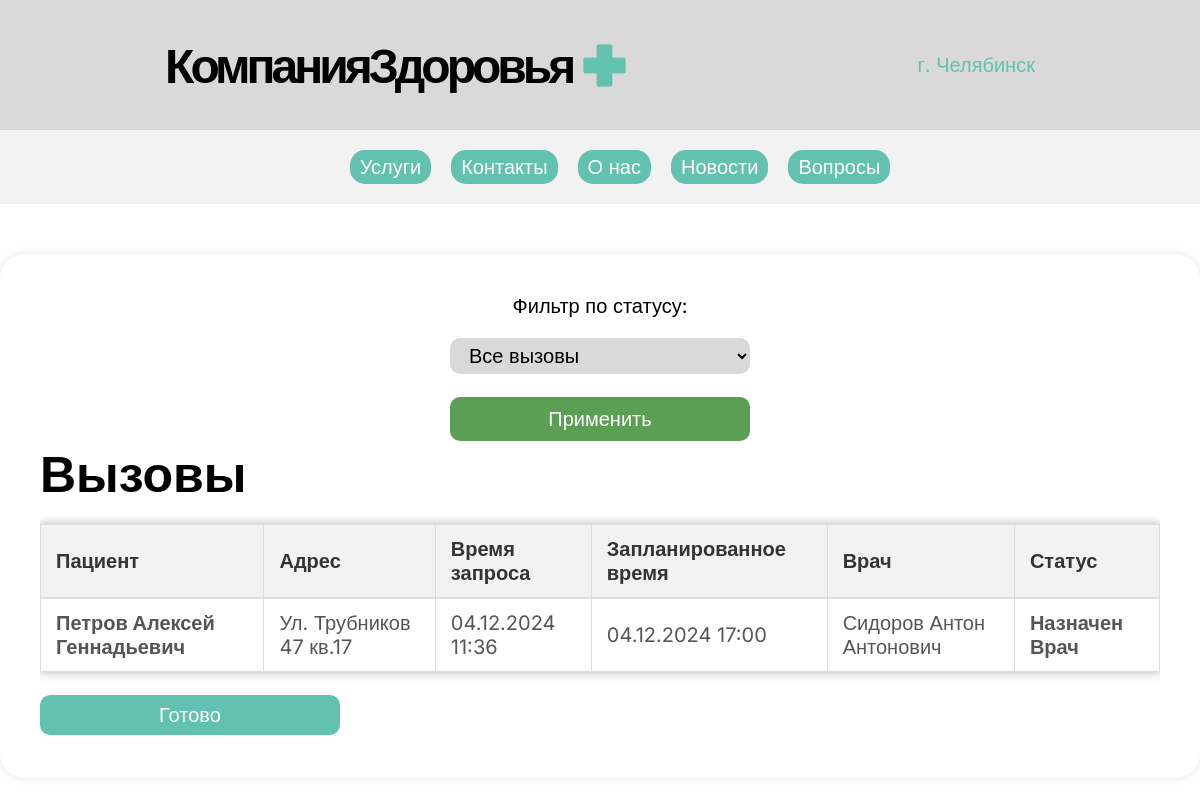
Page /home_visits_list/ on the earlier database version.
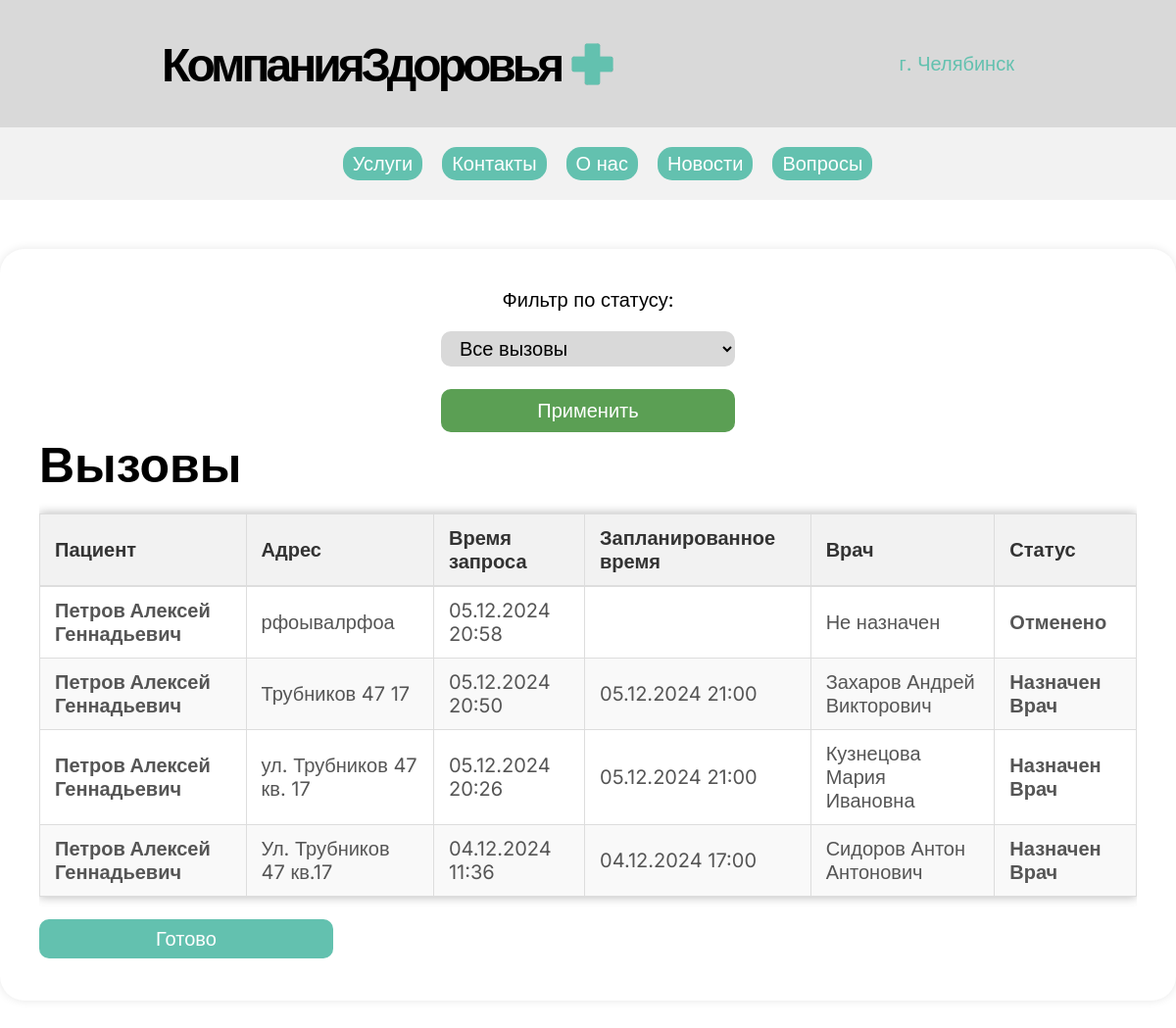
Same page on the later database version.
### main/models.py (models this page shows, shortened)
class HomeVisit(models.Model):
    STATUS_CHOICES = [
        ('PENDING', 'В ожидании'),
        ('ASSIGNED', 'Назначен врач'),
        ('COMPLETED', 'Завершено'),
        ('CANCELLED', 'Отменено'),
    ]
    patient_name = models.CharField('Имя пациента', max_length=255)
    patient_phone = models.CharField('Контактный телефон', max_length=15)
    address = models.CharField('Адрес вызова', max_length=100)
    symptoms = models.TextField('Симптомы', blank=True, null=True)
    requested_time = models.DateTimeField('Время запроса', auto_now_add=True)
    scheduled_time = models.DateTimeField('Запланированное время визита', null=True, blank=True)
    doctor = models.ForeignKey('Doctor', on_delete=models.SET_NULL, null=True, blank=True, related_name='home_visits', verbose_name='Назначенный врач')
    status = models.CharField('Статус', max_length=10, choices=STATUS_CHOICES, default='PENDING')
    class Meta:
        verbose_name = 'Вызов врача на дом'
        verbose_name_plural = 'Вызовы врачей на дом'
        ordering = ['-requested_time']

class Doctor(models.Model):
    GENDER_CHOICES = [
        ('M', 'Мужчина'),
        ('F', 'Женщина'),
    ]
    PROFESSION_CHOICES = [
        ("Терапевт", "Терапевт"),
        ("Хирург", "Хирург"),
        ("Педиатр", "Педиатр"),
        ("Офтальмолог", "Офтальмолог"),
        ("Кардиолог", "Кардиолог"),
        ("Невролог", "Невролог"),
        ("Эндокринолог", "Эндокринолог"),
        ("Дерматолог", "Дерматолог"),
        ("Уролог", "Уролог"),
        ("Гинеколог", "Гинеколог"),
        ("Отоларинголог (ЛОР)", "Отоларинголог (ЛОР)"),
        ("Стоматолог", "Стоматолог"),
        ("Психиатр", "Психиатр"),
        ("Пульмонолог", "Пульмонолог"),
        ("Гастроэнтеролог", "Гастроэнтеролог"),
        ("Ревматолог", "Ревматолог"),
        ("Онколог", "Онколог"),
        ("Травматолог-ортопед", "Травматолог-ортопед"),
        ("Фтизиатр", "Фтизиатр"),
        ("Инфекционист", "Инфекционист"),
        ("Нефролог", "Нефролог"),
        ("Гематолог", "Гематолог"),
        ("Аллерголог-иммунолог", "Аллерголог-иммунолог"),
        ("Венеролог", "Венеролог"),
        ("Сосудистый хирург", "Сосудистый хирург"),
        ("Ангиолог", "Ангиолог"),
        ("Анестезиолог-реаниматолог", "Анестезиолог-реаниматолог"),
        ("Маммолог", "Маммолог"),
        ("Проктолог", "Проктолог"),
        ("Гепатолог", "Гепатолог"),
        ("Косметолог", "Косметолог"),
        ("Физиотерапевт", "Физиотерапевт"),
        ("Логопед", "Логопед"),
        ("Дефектолог", "Дефектолог"),
        ("Генетик", "Генетик"),
    ]
    DISTRICT_CHOICES = [
        ("Центральный", "Центральный"),
        ("Калининский", "Калининский"),
        ("Курчатовский", "Курчатовский"),
        ("Ленинский", "Ленинский"),
        ("Металлургический", "Металлургический"),
        ("Советский", "Советский"),
        ("Тракторозаводский", "Тракторозаводский"),
    ]
    fio = models.CharField('ФИО', max_length=100)
    phone = models.CharField('Номер телефона', max_length=11)
    email = models.CharField('Почта', max_length=100)
    profession = models.CharField('Специальность', max_length=65, choices=PROFESSION_CHOICES)
    experience = models.IntegerField('Стаж')
    room = models.CharField('Кабинет', max_length=50)
    area = models.CharField('Район работы', max_length=100, choices=DISTRICT_CHOICES)
    adress = models.CharField('Адрес кабинета', max_length=120)
    image = models.ImageField('Изображение профиля', null=True, blank=True, upload_to='images/')
    password = models.CharField('Пароль', max_length=120)
    gender = models.CharField('Пол', max_length=1, choices=GENDER_CHOICES, default='M')
    class Meta:
        verbose_name = "Доктор"
        verbose_name_plural = "Доктора"

### main/views.py (the view)
# urls.py: path('home_visits_list/', views.home_visits_list, name='home_visits_list'),
def home_visits_list(request):
    status_filter = request.GET.get('status', 'ALL')
    if status_filter == 'PENDING':
        visits = HomeVisit.objects.filter(status='PENDING')
    elif status_filter == 'ASSIGNED':
        visits = HomeVisit.objects.filter(status='ASSIGNED')
    elif status_filter == 'COMPLETED':
        visits = HomeVisit.objects.filter(status='COMPLETED')
    elif status_filter == 'CANCELLED':
        visits = HomeVisit.objects.filter(status='CANCELLED')
    else:
        visits = HomeVisit.objects.all()
    return render(request, 'main/home_visits_list.html', {
        'visits': visits,
        'status_filter': status_filter,
    })

### main/templates/main/home_visits_list.html (shortened to what this page needs)
<!DOCTYPE html>
<html lang="en">
<head>
    {% load static %}
    <link rel="stylesheet" href="{% static '/css/main.css' %}">
    <link rel="stylesheet" href="{% static '/css/visit-home.css' %}">
</head>
<body>
    {% include 'main/header.html' %}
    <div class="container visit-list">
        <form method="get">
            <label for="status">Фильтр по статусу:</label>
            <select name="status" id="status">
                <option value="ALL" {% if status_filter == 'ALL' %}selected{% endif %}>Все вызовы</option>
            </select>
            <button type="submit">Применить</button>
        </form>
        <h1>Вызовы</h1>
        <div class="table-container">
            <table>
                <thead>
                    <tr>
                        <th>Пациент</th>
                        <th>Адрес</th>
                        <th>Время запроса</th>
                        <th>Запланированное время</th>
                        <th>Врач</th>
                        <th>Статус</th>
                    </tr>
                </thead>
                <tbody>
                    {% for visit in visits %}
                    <tr>
                        <td>{{ visit.patient_name }}</td>
                        <td>{{ visit.address }}</td>
                        <td>{{ visit.requested_time|date:"d.m.Y H:i" }}</td>
                        <td>{{ visit.scheduled_time|date:"d.m.Y H:i" }}</td>
                        <td>
                            {% if visit.doctor %}
                                {{ visit.doctor.fio }}
                            {% else %}
                                Не назначен
                            {% endif %}
                        </td>
                        <td>{{ visit.get_status_display }}</td>
                    </tr>
                    {% empty %}
                    <tr>
                        <td colspan="6">Нет визитов с выбранным статусом</td>
                    </tr>
                    {% endfor %}
                </tbody>
            </table>
        </div>
        <a href="{% url 'profile' %}">
            <button class="good-button">Готово</button>
        </a>
    </div>
</body>
</html>

Differences in the rows shown:
added HomeVisit: patient_name "Петров Алексей Геннадьевич", address "рфоывалрфоа", requested_time "05.12.2024 20:58", shows "Не назначен", status "Отменено"
added HomeVisit: patient_name "Петров Алексей Геннадьевич", address "Трубников 47 17", requested_time "05.12.2024 20:50", scheduled_time "05.12.2024 21:00", doctor.fio "Захаров Андрей Викторович", status "Назначен Врач"
added HomeVisit: patient_name "Петров Алексей Геннадьевич", address "ул. Трубников 47 кв. 17", requested_time "05.12.2024 20:26", scheduled_time "05.12.2024 21:00", doctor.fio "Кузнецова Мария Ивановна", status "Назначен Врач"
